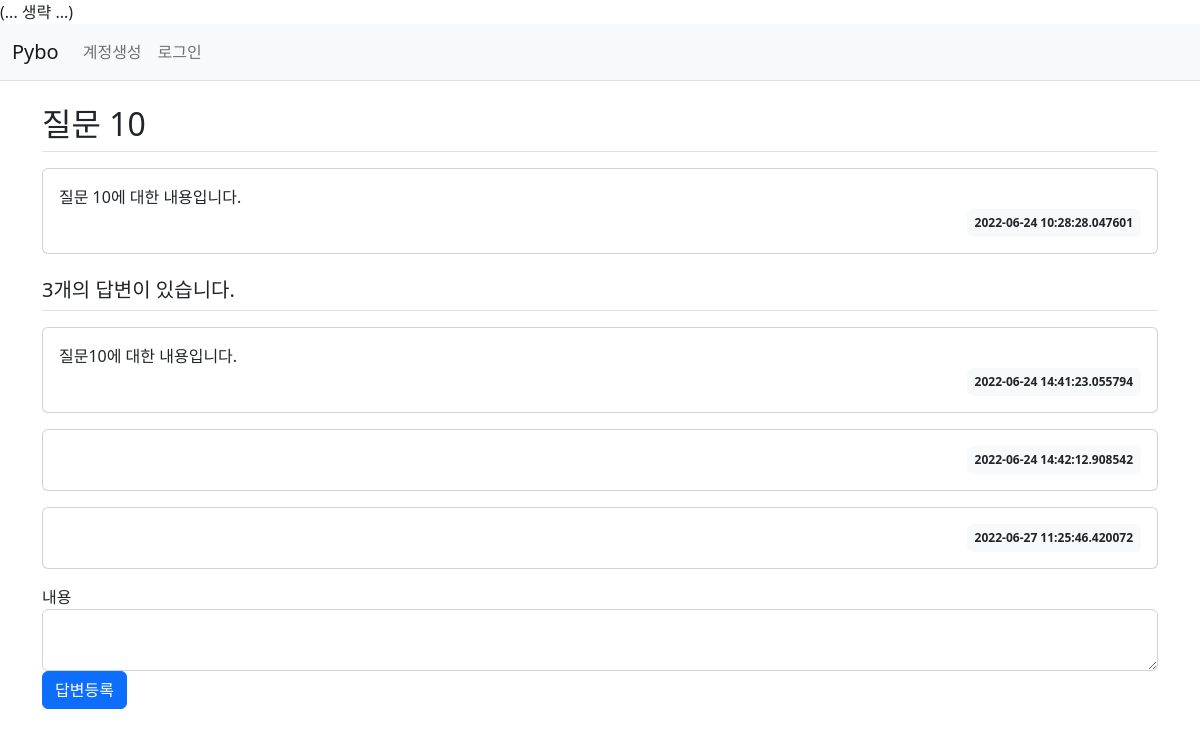
The app's page /question/detail/22/ with its own data.
### pybo/models.py (models this page shows)
class Question(db.Model) :
    id = db.Column(db.Integer, primary_key=True)
    subject = db.Column(db.String(200), nullable=False)  #string대신 text도 가능. text는 제한이 없어 문제가 되기도.
    content = db.Column(db.Text(),nullable=False)        # nullable는 제목은 꼭 있어야 한다는 뜻
    create_date = db.Column(db.DateTime(),nullable=False)

class Answer(db.Model):
    id = db.Column(db.Integer, primary_key=True)
    question_id = db.Column(db.Integer, db.ForeignKey('question.id', ondelete='CASCADE'))
    question = db.relationship('Question', backref=db.backref('answer_set'))
    content = db.Column(db.Text(), nullable=False)
    create_date = db.Column(db.DateTime(), nullable=False)

### pybo/views/question_views.py (the view)
@bp.route('/detail/<int:question_id>/')
def detail(question_id) :
    form= AnswerForm()
    question = Question.query.get_or_404(question_id)  #get_or_404는 페이지 없을 때
    return render_template('question/question_detail.html',question = question,form=form)

### pybo/forms.py
class AnswerForm(FlaskForm):
    content = TextAreaField('내용', validators=[DataRequired('내용은 필수입니다')])

### pybo/views/auth_views.py (called while the page is built)
@bp.before_app_request
def load_logged_in_user():
    user_id = session.get('user_id')
    if user_id is None:
        g.user = None
    else:
        g.user = User.query.get(user_id)  #g.user에 있으면 로그인되어 있는 상태.  g.user는 플라스크 어디에서든 쓸 수 있음.

### pybo/templates/question/question_detail.html (shortened to what this page needs)
{% extends 'base.html' %}
{% block content %}
<div class="container my-3">
    <h2 class="border-bottom py-2">{{ question.subject }}</h2>
    <div class="card my-3">
        <div class="card-body">
            <div class="card-text" style="white-space: pre-line;">{{ question.content }}</div>
            <div class="d-flex justify-content-end">
                <div class="badge bg-light text-dark p-2">
                    {{ question.create_date }}
                </div>
            </div>
        </div>
    </div>
    <h5 class="border-bottom my-3 py-2">{{ question.answer_set|length }}개의 답변이 있습니다.</h5>
    {% for answer in question.answer_set %}
    <div class="card my-3">
        <div class="card-body">
            <div class="card-text" style="white-space: pre-line;">{{ answer.content }}</div>
            <div class="d-flex justify-content-end">
                <div class="badge bg-light text-dark p-2">
                    {{ answer.create_date }}
                </div>
            </div>
        </div>
    </div>
    {% endfor %}
    <form action="{{ url_for('answer.create', question_id=question.id) }}" method="post" class="my-3">
        {{ form.content.label }}
        {{ form.content(class="form-control") }}
        <input type="submit" value="답변등록" class="btn btn-primary">
    </form>
</div>
{% endblock %}

### records on screen
Question: subject "질문 10", content "질문 10에 대한 내용입니다.", create_date "2022-06-24 10:28:28.047601"
Answer: content "질문10에 대한 내용입니다.", create_date "2022-06-24 14:41:23.055794"
Answer: create_date "2022-06-24 14:42:12.908542"
Answer: create_date "2022-06-27 11:25:46.420072"

### other values on screen
{{ question.answer_set|length }} "3"
